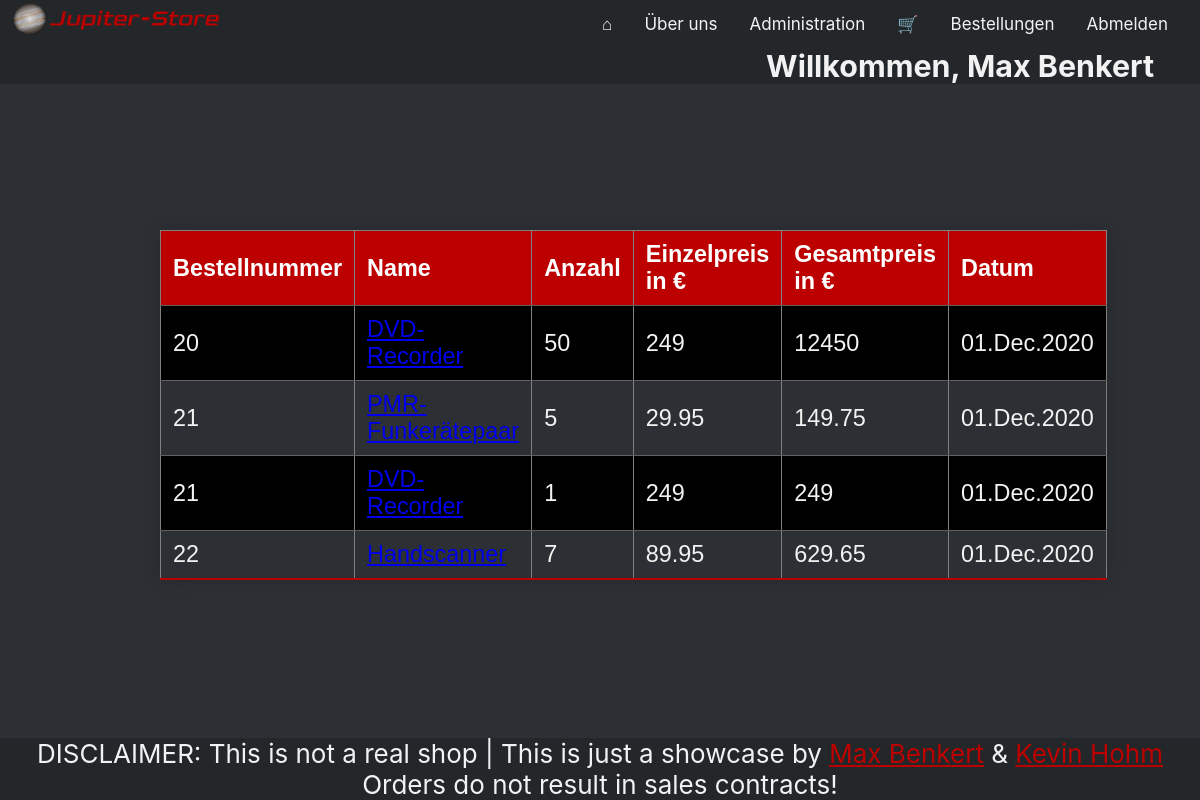
Page /orders.php (signed in) on the earlier database version.
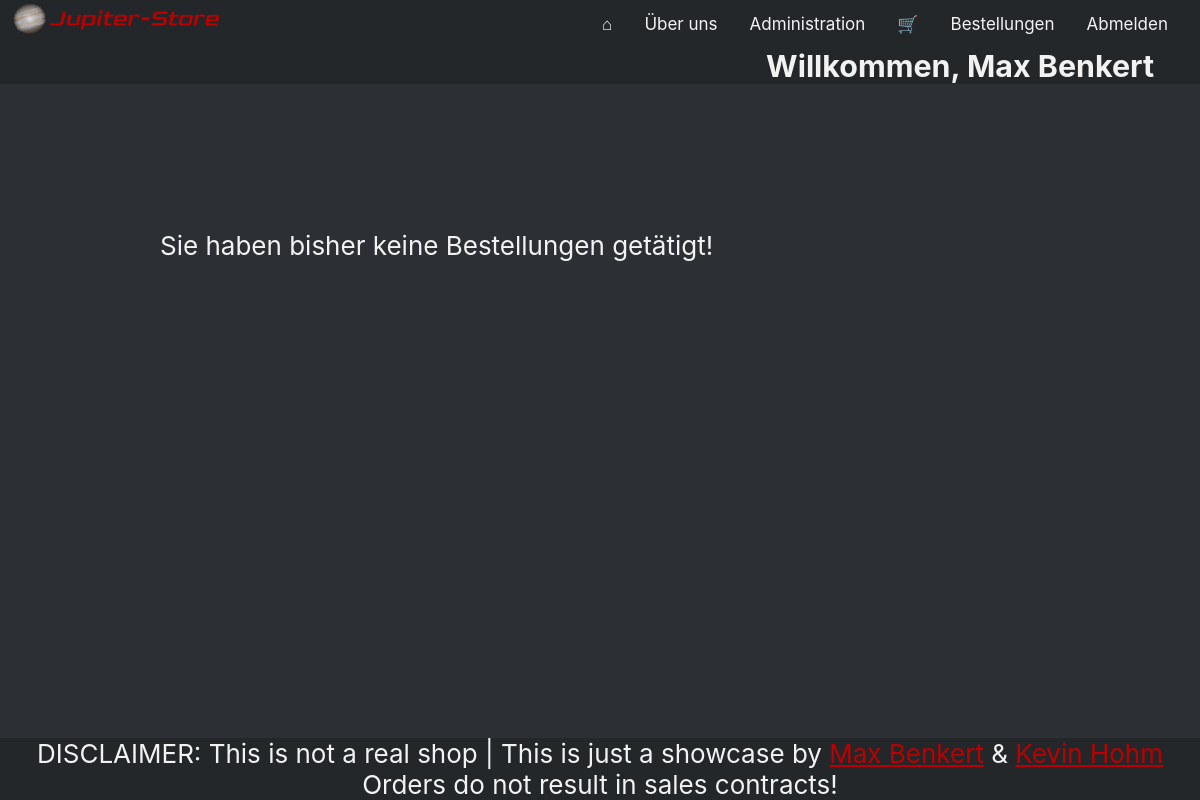
Same page on the later database version.
### tables this page shows
CREATE TABLE IF NOT EXISTS `cart_content` (
  `fk_cart_id` int(11) unsigned NOT NULL,
  `fk_article` int(11) unsigned NOT NULL,
  `amount` int(11) unsigned NOT NULL,
  KEY `FK__cart` (`fk_cart_id`),
  KEY `FK_cart_content_article` (`fk_article`),
  CONSTRAINT `FK__cart` FOREIGN KEY (`fk_cart_id`) REFERENCES `cart` (`id`) ON DELETE CASCADE ON UPDATE CASCADE,
  CONSTRAINT `FK_cart_content_article` FOREIGN KEY (`fk_article`) REFERENCES `article` (`article_nr`) ON DELETE CASCADE ON UPDATE CASCADE
);

CREATE TABLE IF NOT EXISTS `cart` (
  `id` int(11) unsigned NOT NULL AUTO_INCREMENT,
  `fk_kdnr` int(11) unsigned NOT NULL,
  `ordered` tinyint(1) NOT NULL DEFAULT 0,
  `date` timestamp NOT NULL DEFAULT current_timestamp() ON UPDATE current_timestamp(),
  PRIMARY KEY (`id`),
  KEY `FK_cart_user` (`fk_kdnr`) USING BTREE
);

CREATE TABLE IF NOT EXISTS `article` (
  `article_nr` int(11) unsigned NOT NULL AUTO_INCREMENT,
  `name` varchar(255) NOT NULL DEFAULT '',
  `price` double(6,2) unsigned DEFAULT NULL,
  `category` int(11) NOT NULL,
  PRIMARY KEY (`article_nr`),
  KEY `FK_article_article_category` (`category`),
  CONSTRAINT `FK_article_article_category` FOREIGN KEY (`category`) REFERENCES `article_category` (`id`) ON DELETE CASCADE ON UPDATE CASCADE
);

### src/php_include/basic_includes.php (called while the page is built, shortened)
<?php
include("html_include/header.php");

### src/php_include/db_cart.php (called while the page is built, shortened)
<?php
function db_get_orders($kdNr)
{
    $mysqli = db_connect();
    $sql    = "SELECT * FROM cart JOIN cart_content ON fk_cart_id = cart.id JOIN article ON fk_article = article_nr WHERE cart.fk_kdnr = ? AND cart.ordered = 1";
    $con    = $mysqli->prepare($sql);
    $con->bind_param("s", $kdNr);
    $con->execute();
    $res = $con->get_result();
    if ($res->num_rows >= 1) {
        $content = array();
        $i       = 0;
        while ($row = $res->fetch_assoc()) {
            $content[$i] = $row;
            $i++;
        }
        return $content;
    } else {
        return FALSE;
    }
}
?>

### src/orders.php (the view, shortened to what this page needs)
<?php
require_once("php_include/basic_includes.php");
require_once("php_include/db_cart.php");
if (isset($_SESSION["user"])) {
    $orders = db_get_orders(unserialize($_SESSION["user"])->kd_nr);
    if ($orders) {
        echo "<table class='styled-table' border=1><tr><th>Bestellnummer</th><th>Name</th><th>Anzahl</th><th>Einzelpreis in €</th><th>Gesamtpreis in €</th><th>Datum</th></tr>";
        foreach ($orders as $content) {
            echo "<tr><td>" . $content["id"] . "</td><td><a href='/detail.php?id=" . $content["fk_article"] . "'>" . $content["name"] . "</a></td><td>" . $content["amount"] . "</td><td>" . $content["price"] . "</td><td>" . $content["price"] * $content["amount"] . "</td>    <td>" . date("d.M.Y", strtotime($content["date"])) . "</td></tr>";
        }
        echo "</table>";
    }
    else {
        echo "Sie haben bisher keine Bestellungen getätigt!";
    }
}
else {
    header("Location: /");
}

### src/html_include/header.php
<head>
    <link rel="stylesheet" href="./css/navbar.css">
</head>
<div class="navbar">
    <a href="/">
    <img class="resize" src="./static/Banner.png" alt="Banner">
    </a>
    <div class="navbar-right">
        <a class="link" href="/">&#x2302</a>
        <a class="link" href="/about.php">Über uns</a>
        <?php
        if (isset($_SESSION["user"]) && unserialize($_SESSION['user'])->is_admin == "1") {
            echo "<a class='link' href='/admin.php'>Administration</a>";
        }
            if (isset($_SESSION["user"])) {
                echo "<a class='link' href='/cart.php'>&#128722</a><a class='link' href='/orders.php'>Bestellungen</a>";
                echo "<a class='link' href='/logout.php'>Abmelden</a>";
                echo "<h3>Willkommen, " , unserialize($_SESSION["user"])->firstname, " ", unserialize($_SESSION["user"])->lastname;
            }
            else {
                echo "<a class='link' href='/login.php'>Anmelden</a>";
            }
            ?>
        </div>
    </div>
  <div class="content">

### src/css/base.css (style rules this page uses)
* { margin:0; padding:0; }
body { padding-top: 70px; background-color: #2C2F33; color: #f2f2f2; font-family: -apple-system, BlinkMacSystemFont, 'Segoe UI', Roboto, Oxygen, Ubuntu, Cantarell, 'Open Sans', 'Helvetica Neue', sans-serif; font-size: 26px; }
.content { margin: 10rem; }
.styled-table { border-collapse: collapse; margin: 25px 0; font-size: 0.9em; font-family: sans-serif; min-width: 400px; box-shadow: 0 0 20px rgba(0, 0, 0, 0.15); }
.styled-table th { background-color: rgb(188, 0, 0); color: #ffffff; text-align: left; }
.styled-table th, .styled-table td { padding: 10px 12px; }
.styled-table tbody tr { border-bottom: 1px solid #636060; }
.styled-table tbody tr:nth-of-type(even) { background-color: #000000; }
.styled-table tbody tr:last-of-type { border-bottom: 2px solid rgb(188, 0, 0); }

### src/css/footer.css (style rules this page uses)
footer { position: fixed; left: 0; bottom: 0; width: 100%; background-color: #23272A; color: #f2f2f2; text-align: center; }
footer a:link { color: rgb(188,0,0); }

### src/css/navbar.css (style rules this page uses)
.navbar { overflow: hidden; background-color: #23272A; position: fixed; top: 0; width: 100%; }
.navbar-right { float: right; margin-right: 1rem; }
.navbar-right h3 { text-align: end; margin-right: 5%; }
.link { float: left; display: block; color: #f2f2f2; text-align: center; padding: 14px 16px; text-decoration: none; font-size: 17px; }
.resize { width: 25%; height: auto; }

Differences in the rows shown:
removed cart_content: fk_cart "20", fk_article.name "DVD-Recorder", amount "50", fk_article.price "249", $content["price"] * $content["amount"] "12450", fk_cart.date "01.Dec.2020"
removed cart_content: fk_cart "21", fk_article.name "PMR-Funkerätepaar", amount "5", fk_article.price "29.95", $content["price"] * $content["amount"] "149.75", fk_cart.date "01.Dec.2020"
removed cart_content: fk_cart "21", fk_article.name "DVD-Recorder", amount "1", fk_article.price "249", $content['price']*$content['amount'] "249", fk_cart.date "01.Dec.2020"
removed cart_content: fk_cart "22", fk_article.name "Handscanner", amount "7", fk_article.price "89.95", $content["price"] * $content["amount"] "629.65", fk_cart.date "01.Dec.2020"
Other differences:
text no longer shown: "Bestellnummer Name Anzahl Einzelpreis in € Gesamtpreis in € Datum"
text now shown: "Sie haben bisher keine Bestellungen getätigt!"
